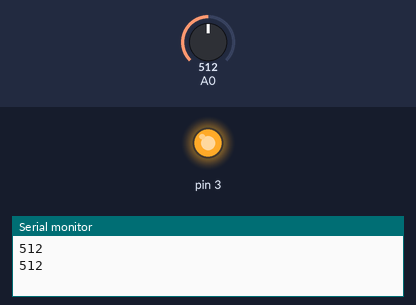
Bench run of a sketch on a simulated Arduino Uno, built with avr-gcc and run on an emulated ATmega328P. On the bench: output pins drawn as LEDs (lit = HIGH), the last lines printed to the serial monitor. Inputs (shaded band) come from the test bench; at power-on: A0 = 512.

Above: at 1.8 s.
1.9 s: A0 set to 408
3.4 s: A0 set to 385
At 5.2 s:
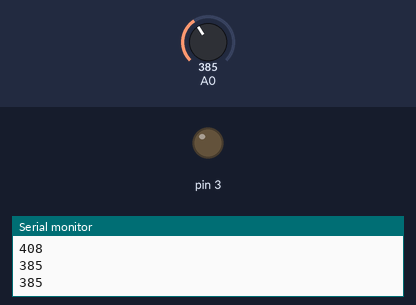
5.5 s: A0 set to 410
At 6.8 s:
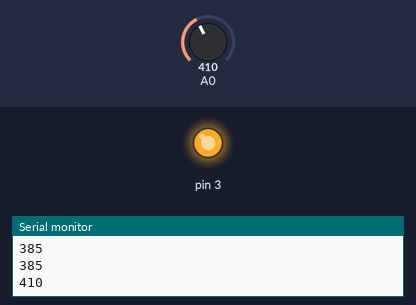
7.5 s: A0 set to 390
At 8.3 s:
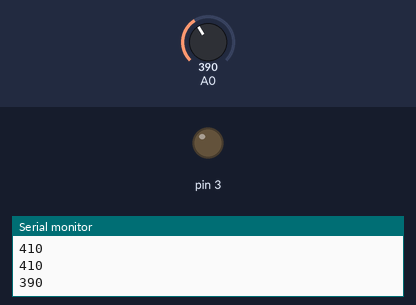
Timing chart, 0 to 10.5 s (numbered marks = the images above; inputs shaded):
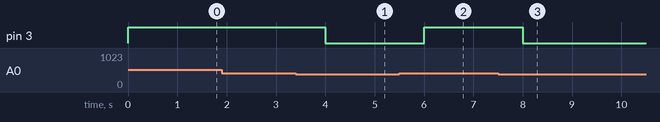

The sketch:

Vibrator.ino
```cpp
void setup()
{
  pinMode(3,OUTPUT);
  Serial.begin(9600);
}
void loop()
{
  int value=analogRead(A0);
  Serial.println(value);
  if(value>400)
  {
    digitalWrite(3,HIGH);
  }
  else
  {
    digitalWrite(3,LOW);
  }
  delay(1000);
}
```

Measured:
- the behaviour switches between 401 and 400 on A0 (found by bisection; images 0 and 1)
- after the input at 3.4 s, pin 3: HIGH → LOW after 0.60 s
- after the input at 5.5 s, pin 3: LOW → HIGH after 0.50 s
- after the input at 7.5 s, pin 3: HIGH → LOW after 0.50 s
